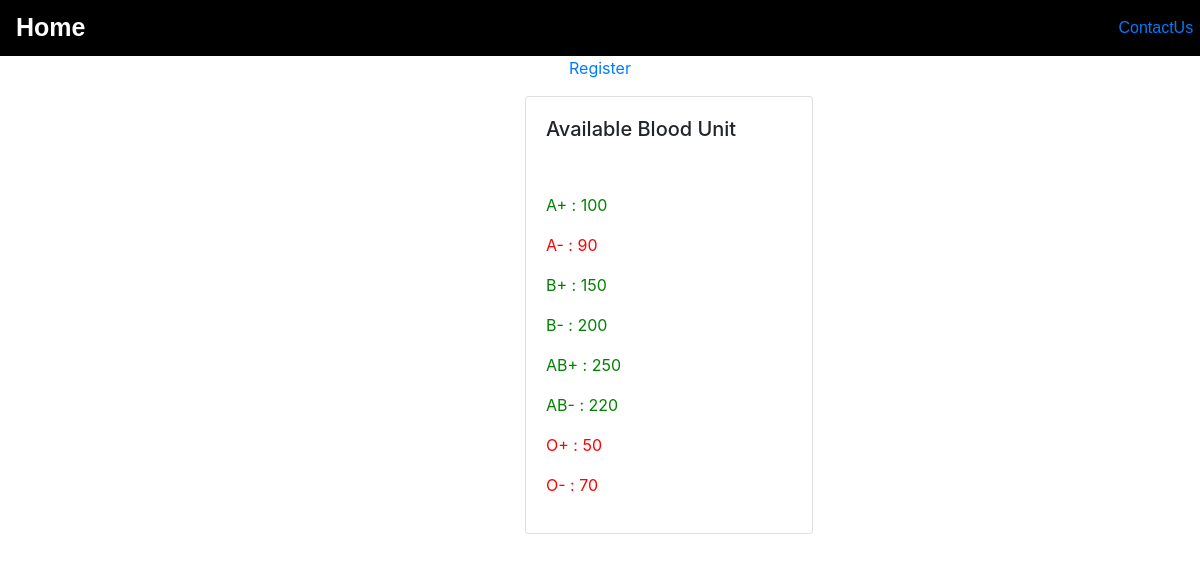
Page /dashboard/ on the earlier database version.
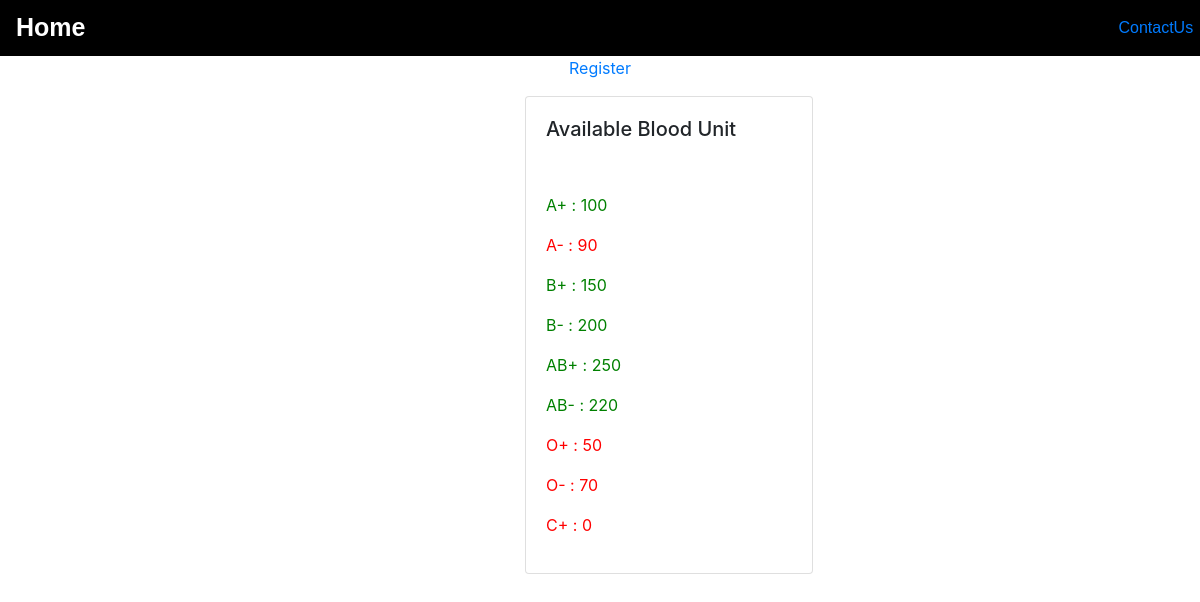
Same page on the later database version.
### blood/models.py (models this page shows, shortened)
class Blood(models.Model):
    bg_group            = models.CharField(max_length = 10)
    unit_available      = models.IntegerField(default=0)

### account/views.py (the view)
# urls.py: path('dashboard/', dashboard, name='dashboard'),
def dashboard(request):
    context = {}
    blood = Blood.objects.all()
    context['blood'] = blood
    return render(request, 'account/dashboard.html', context)

### account/templates/account/dashboard.html (shortened to what this page needs)
{% extends 'account/account_base.html' %}
{% load static %}
    {% block content %}
    <div class="text-center">
        {% if request.user.is_authenticated %}
        <h1 class="mt-2 text-center">Welcome {{request.user.username}}</h1>
        <hr class="mt-0 mb-4 text-left">
        <p class="mt-0 mb-4 text-left"></p>Email: {{request.user.email}}</p>
        <p class="mt-0 mb-4 text-left"></p>Date of birth: {{request.user.date_of_birth}}</p>
        <p>Blood Group: {{request.user.blood_group}}</p>
        <p>Total Donation: {{request.user.total_donation}}</p>
        <p>Total Received: {{request.user.total_received}}</p>
        <p><a href="#">Visit our donation camp</a></p>
        <p><a href="#">Request blood</a></p>
        {% else %}
        <p><a href="{% url 'register' %}">Register</a></p>
        {% endif %}
    </div>
    <div class="card text-left" style="width: 18rem; margin-top:10px; margin-left:525px">
        <div class="card-body">
          <h5 class="card-title">Available Blood Unit</h5>
          <p class="card-text col-4"><label>
              {% for b in blood %}
                {% if b.unit_available >= 100 %}
                <p style="color: green;">{{b.bg_group}} : {{b.unit_available}}</p>
                {% else %}
                <p style="color: red;">{{b.bg_group}} : {{b.unit_available}}</p>
                {% endif %}
              {% endfor %}
          </label></p>
        </div>
      </div>
    {% endblock %}

### account/templates/account/account_base.html (shortened to what this page needs)
{% load static %}
<!DOCTYPE html>
<html lang="en">
<head>
    <link rel="stylesheet" href="https://maxcdn.bootstrapcdn.com/bootstrap/4.0.0/css/bootstrap.min.css"
>
    <nav class="navbar navbar-expand-sm sticky-top" style="background-color: black;">
        <a href="/" id="home">Home</a>
        <ul id="navlink" class="navbar-nav">
            <li class="nav-item">
                <a class="nav-link" href="#">ContactUs</a>
            </li>
        </ul>
    </nav>
</head>
<body>
    <div id="content" name="content" class="main">
        <div class="row justify-content-center">
            <div class="col-12">
                {% block content %}
                {% endblock %}
            </div>
        </div>
    </div>
</body>
</html>

### account/templates/account/account_base.html (style rules this page uses)
#navlink { margin-left: 1025px; font-family: Arial, Helvetica, sans-serif; }
#home { color: white; font-weight: bold; font-family: Arial, Helvetica, sans-serif; font-size: 25px; }

Differences in the rows shown:
added Blood: bg_group "C+", unit_available "0"
